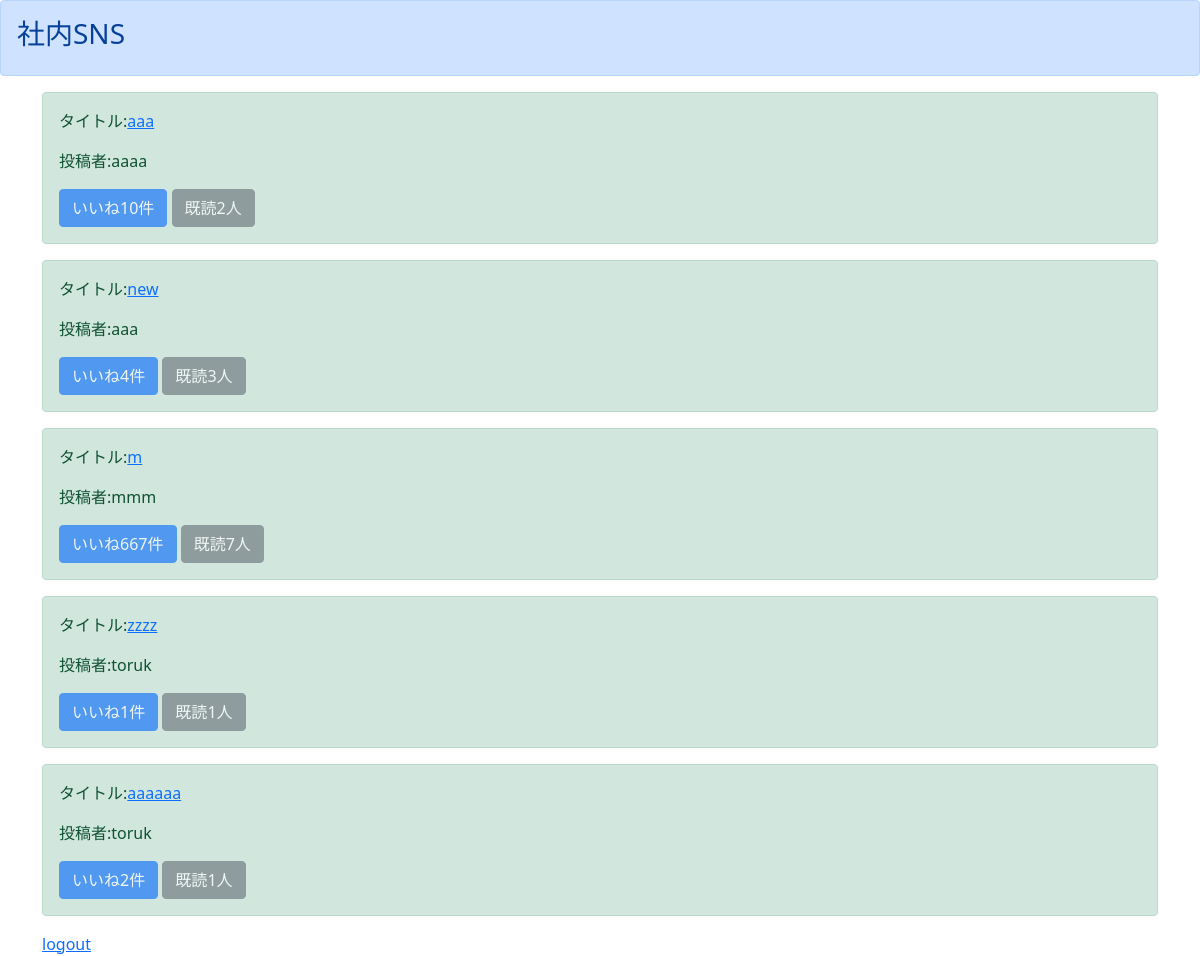
Screenshot of /list/ (signed in) with the database file from the repository.
### boardapp/models.py (models this page shows)
class BoardModel(models.Model):
    title = models.CharField(max_length=100)
    content = models.TextField()
    author = models.CharField(max_length=50)
    snsimage = models.ImageField(upload_to='')
    good = models.IntegerField(null=True, blank=True, default=1)
    read = models.IntegerField(null=True, blank=True, default=1)
    readtext = models.TextField(null=True, blank=True, default='a')

### boardapp/views.py (the view)
# urls.py: path('list/', listfunc, name='list'),
def listfunc(request):
    objectj_list = BoardModel.objects.all()
    return render(request, 'list.html',{'object_list':objectj_list})

### templates/list.html
{% extends 'base.html' %}
{% block header %}
<div class="alert alert-primary" role="alert">
<h3>社内SNS</h3>
  </div>
{% endblock header %}
{% block content %}
{% if user.is_authenticated%}
<div class="container">
    {% for item in object_list %}
<div class="alert alert-success" role="alert">
    <p>タイトル:<a href="{% url 'detail' item.pk %}">{{item.title}}</a></p>
    <p>投稿者:{{item.author}}</p>
    <a href="#" class="btn btn-primary disabled " role="button" aria-pressed="true">いいね{{item.good}}件</a>
    <a href="#" class="btn btn-secondary disabled "  disabled role="button" aria-pressed="true">既読{{item.read}}人</a>
</div>
{% endfor %}
<a href="{% url 'logout' %}" >logout</a>
</div>
{% else %}
please login
{% endif %}
{% endblock content %}

### templates/base.html (shortened to what this page needs)
<!doctype html>
<html lang="en">
  <head>
    <link href="https://cdn.jsdelivr.net/npm/bootstrap@5.0.2/dist/css/bootstrap.min.css" rel="stylesheet">
  </head>
  {% block header %}
  {% endblock header %}
  {% block content %}
  {% endblock content %}
</html>

### rows the page displays
BoardModel: title "aaa", author "aaaa", good "10", read "2"
BoardModel: title "new", author "aaa", good "4", read "3"
BoardModel: title "m", author "mmm", good "667", read "7"
BoardModel: title "zzzz", author "toruk", good "1", read "1"
BoardModel: title "aaaaaa", author "toruk", good "2", read "1"
